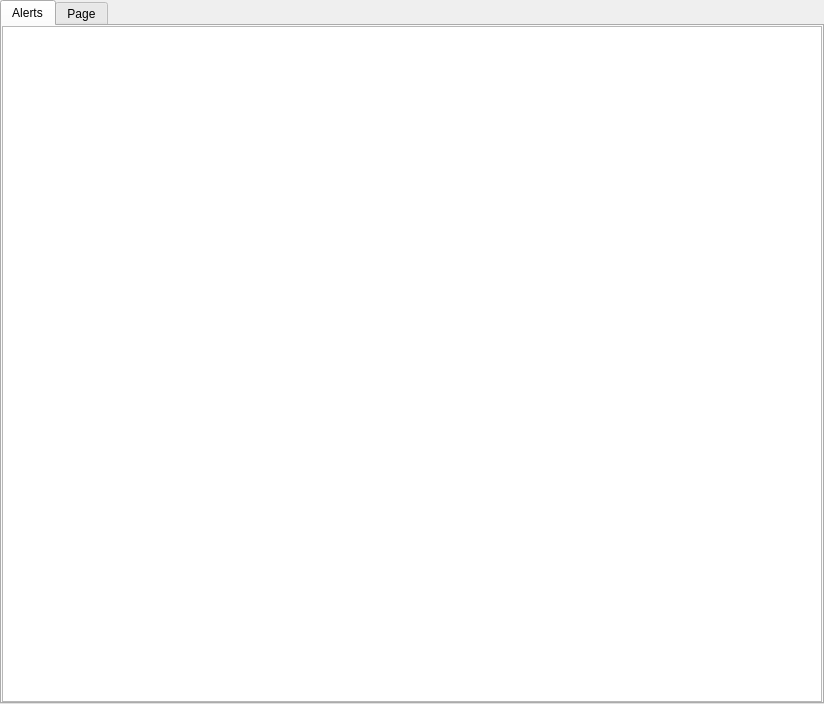
<?xml version="1.0" encoding="UTF-8"?>
<ui version="4.0">
 <class>AlertFrame</class>
 <widget class="QFrame" name="AlertFrame">
  <property name="geometry">
   <rect>
    <x>0</x>
    <y>0</y>
    <width>824</width>
    <height>704</height>
   </rect>
  </property>
  <property name="windowTitle">
   <string>Frame</string>
  </property>
  <layout class="QGridLayout" name="gridLayout">
   <property name="leftMargin">
    <number>0</number>
   </property>
   <property name="topMargin">
    <number>0</number>
   </property>
   <property name="rightMargin">
    <number>0</number>
   </property>
   <property name="bottomMargin">
    <number>0</number>
   </property>
   <property name="spacing">
    <number>0</number>
   </property>
   <item row="0" column="0">
    <widget class="QTabWidget" name="tabAlertFrame">
     <property name="currentIndex">
      <number>0</number>
     </property>
     <widget class="QWidget" name="tabAlert">
      <attribute name="title">
       <string>Alerts</string>
      </attribute>
      <layout class="QGridLayout" name="glAlerts">
       <property name="leftMargin">
        <number>0</number>
       </property>
       <property name="topMargin">
        <number>0</number>
       </property>
       <property name="rightMargin">
        <number>0</number>
       </property>
       <property name="bottomMargin">
        <number>0</number>
       </property>
       <property name="spacing">
        <number>0</number>
       </property>
       <item row="0" column="0">
        <widget class="QListView" name="lvAlerts"/>
       </item>
      </layout>
     </widget>
     <widget class="QWidget" name="tabTest">
      <attribute name="title">
       <string>Page</string>
      </attribute>
      <layout class="QGridLayout" name="gridLayout_2">
       <property name="leftMargin">
        <number>0</number>
       </property>
       <property name="topMargin">
        <number>0</number>
       </property>
       <property name="rightMargin">
        <number>0</number>
       </property>
       <property name="bottomMargin">
        <number>0</number>
       </property>
       <property name="spacing">
        <number>0</number>
       </property>
       <item row="0" column="0">
        <widget class="ErrorItemWidget" name="eiwSample" native="true"/>
       </item>
       <item row="1" column="0">
        <spacer name="verticalSpacer_2">
         <property name="orientation">
          <enum>Qt::Vertical</enum>
         </property>
         <property name="sizeHint" stdset="0">
          <size>
           <width>20</width>
           <height>40</height>
          </size>
         </property>
        </spacer>
       </item>
      </layout>
     </widget>
    </widget>
   </item>
  </layout>
 </widget>
 <customwidgets>
  <customwidget>
   <class>ErrorItemWidget</class>
   <extends>QWidget</extends>
   <header>gui/custom-widgets/ErrorItemWidget.hpp</header>
   <container>1</container>
  </customwidget>
 </customwidgets>
 <resources/>
 <connections/>
</ui>
